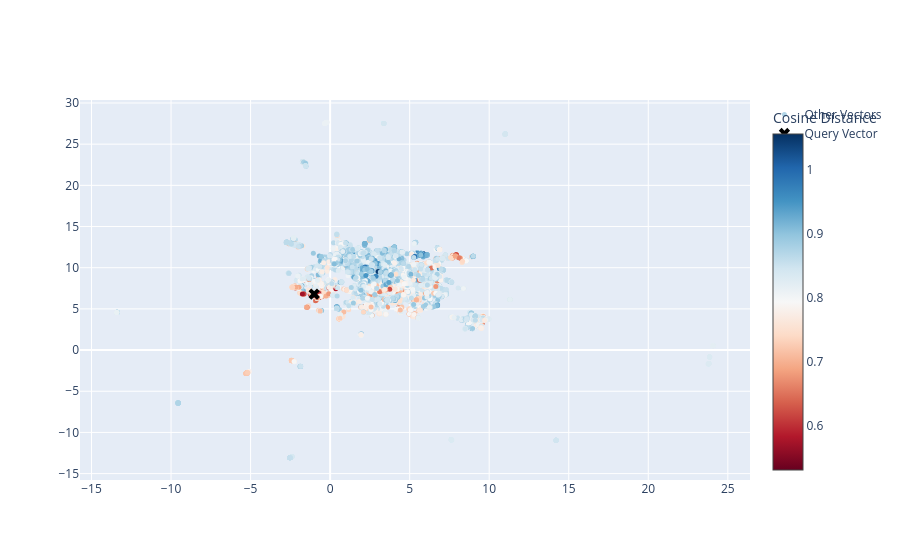

Source (notebook cell):
### Code cell
plot_cosine_distances(
    "Climate Change",
    selected_collection,
)

### Figure 1 — Plotly figure (JSON) as saved in the notebook; plotly's stock layout.template omitted (floating-point values rounded to 4 significant figures; data arrays with more than 128 entries replaced by an {"elided": "..."} marker saying what was removed)
{"data": [{"marker": {"color": {"elided": "6044 float values"}, "colorbar": {"title": {"text": "Cosine Distance"}}, "colorscale": [[0, "rgb(103,0,31)"], [0.1, "rgb(178,24,43)"], [0.2, "rgb(214,96,77)"], [0.3, "rgb(244,165,130)"], [0.4, "rgb(253,219,199)"], [0.5, "rgb(247,247,247)"], [0.6, "rgb(209,229,240)"], [0.7, "rgb(146,197,222)"], [0.8, "rgb(67,147,195)"], [0.9, "rgb(33,102,172)"], [1, "rgb(5,48,97)"]], "size": 5}, "mode": "markers", "name": "Other Vectors", "text": {"elided": "6044 str values"}, "type": "scatter", "x": {"elided": "6044 float values"}, "y": {"elided": "6044 float values"}}, {"marker": {"color": "black", "size": 10, "symbol": "x"}, "mode": "markers", "name": "Query Vector", "text": ["Query Vector"], "type": "scatter", "x": [-1.004], "y": [6.801]}], "layout": {}}
